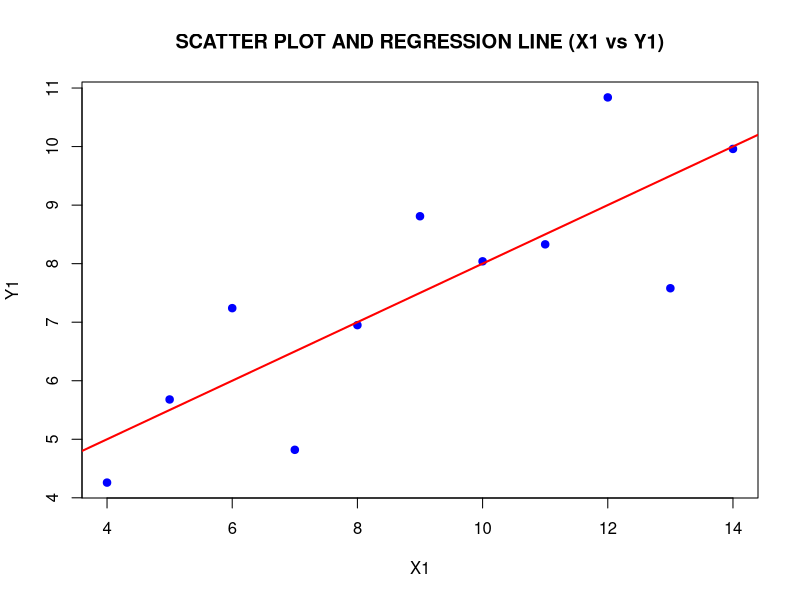
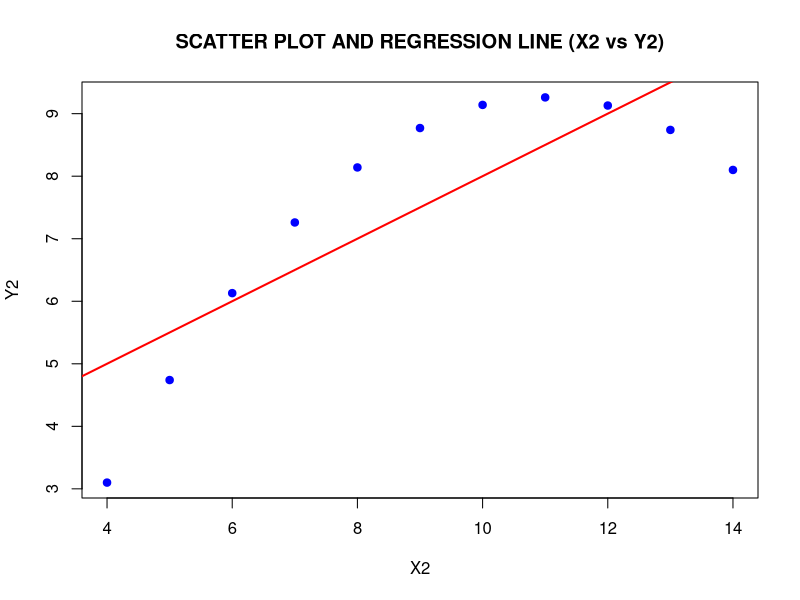
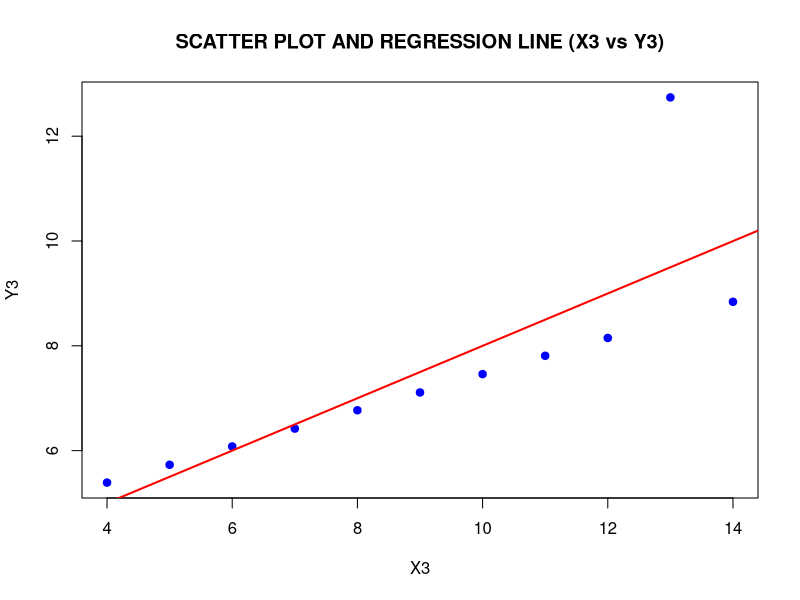
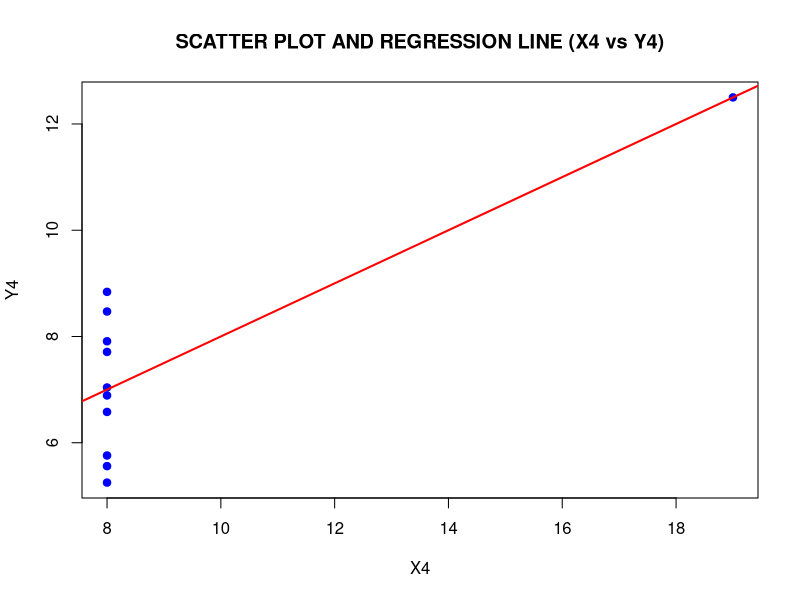

Recreate these plots in R, in order.
library(datasets)

DATA <- anscombe

#PART A
LinearModel1 <- lm(DATA$y1 ~ DATA$x1)
LinearModel2 <- lm(DATA$y2 ~ DATA$x2)
LinearModel3 <- lm(DATA$y3 ~ DATA$x3)
LinearModel4 <- lm(DATA$y4 ~ DATA$x4)

#PART B
summary1 <- summary(LinearModel1)$adj.r.squared
summary2 <- summary(LinearModel2)$adj.r.squared
summary3 <- summary(LinearModel3)$adj.r.squared
summary4 <- summary(LinearModel4)$adj.r.squared

summary1
summary2
summary3
summary4

#PART C
plot(DATA$x1, DATA$y1, pch = 19, col = "blue", main = "SCATTER PLOT AND REGRESSION LINE (X1 vs Y1)", ylab = "Y1", xlab = "X1")
abline(LinearModel1, col="red", lwd = 2)

plot(DATA$x2, DATA$y2, pch = 19, col = "blue", main = "SCATTER PLOT AND REGRESSION LINE (X2 vs Y2)", ylab = "Y2", xlab = "X2")
abline(LinearModel2, col="red", lwd = 2)

plot(DATA$x3, DATA$y3, pch = 19, col = "blue", main = "SCATTER PLOT AND REGRESSION LINE (X3 vs Y3)", ylab = "Y3", xlab = "X3")
abline(LinearModel3, col="red", lwd = 2)

plot(DATA$x4, DATA$y4, pch = 19, col = "blue", main = "SCATTER PLOT AND REGRESSION LINE (X4 vs Y4)", ylab = "Y4", xlab = "X4")
abline(LinearModel4, col="red", lwd = 2)

help(anscombe)